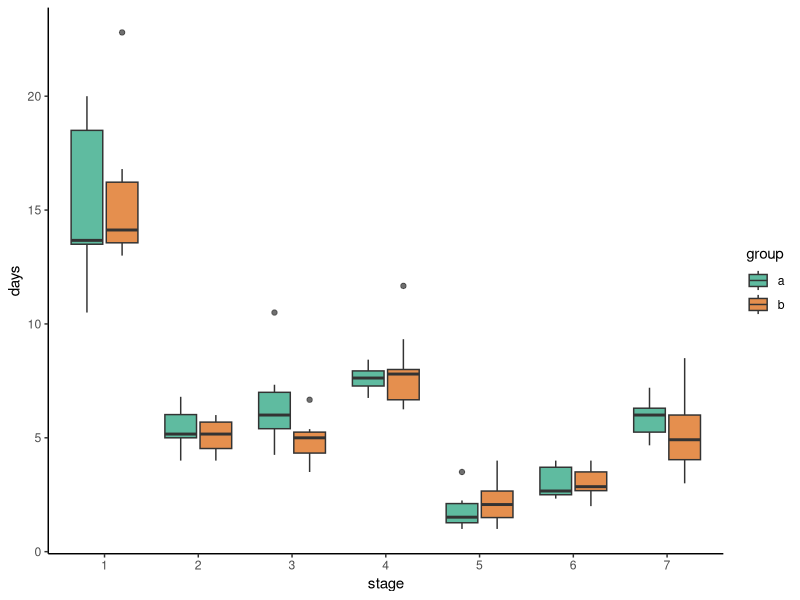
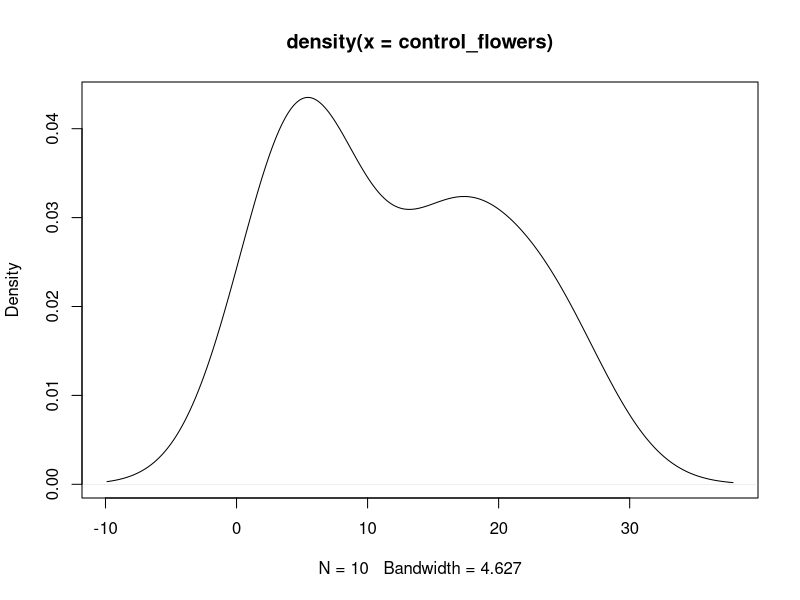
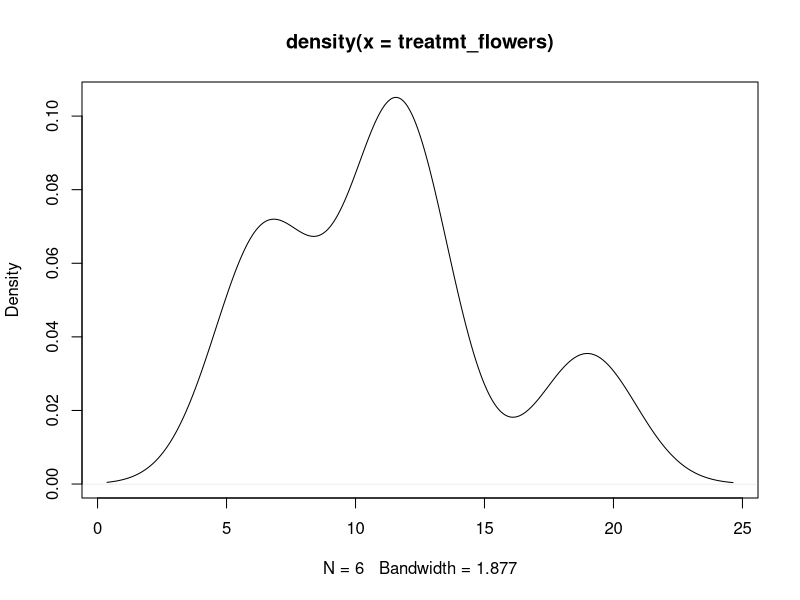

Source code (R) for these figures, in order:
library(here)
library(tidyverse)

# -----------------------
# import data

# Bird_exclusion_exp_2017.xslx ->
# broken into many .csvs (Bird_cage_x.csv, No_treat_x.csv) ->
# compiled (averaged) into means_bird_cage.csv and means_no_treat.csv -> (but did not consider that data was censored! I should maybe get these values AFTER the survival analysis) 
# combined into means_melted.csv 

# PROBLEM: how to estimate time per stage when both ends
# of each flowers' data is left and right censored?

# see: 'Clustered survival data' and
# see: https://stats.stackexchange.com/questions/199744/using-survival-analysis-with-multiple-events

mydata <- read.csv(here('Data/means_melted.csv'), header = TRUE)


as.factor(mydata$group)
mydata$stage<-as.factor(mydata$stage)
as.numeric(mydata$days)


ggplot(data = mydata, aes(x=stage, y=days)) + 
  theme_minimal() +
  geom_boxplot(aes(fill=group), alpha=0.7) +
  theme_bw() + 
  theme(panel.border = element_blank(), panel.grid.major = element_blank(), panel.grid.minor = element_blank(), axis.line = element_line(colour = "black")) +
  scale_fill_brewer(palette="Dark2")




# --------------------------------------------------
# does pollinator exclusion affect flower production?

control <- read.csv(file = here('Data/No_treat_compiled.csv'))
treatment <- read.csv(file = here('Data/Bird_cage_compiled.csv'))
unique(control$indiv_flower)
unique(treatment$indiv_flower)

control_flowers <- c(17, 4, 15, 4, 5, 7, 17, 24, 24, 5)
treatmt_flowers <- c(12, 7, 11, 6, 19, 12)


# is data normal?
plot(density(control_flowers))
plot(density(treatmt_flowers))

shapiro.test(control_flowers)
shapiro.test(treatmt_flowers)

# are means comparable between treatments?
wilcox.test(control_flowers, treatmt_flowers, paired = FALSE, alternative = "two.sided")
mean(control_flowers) #12.2
mean(treatmt_flowers) #11.2
sqrt(var(control_flowers)) #8.1
sqrt(var(treatmt_flowers)) #4.6



# ---------------------------------------
# estimate average duration for each stage

# bird cage data
# group stages as A:D
devbc <- 
  read.csv(here('Data/Bird_cage_compiled.csv')) %>% 
  mutate(new_stage = 
           case_when(stage == 1 ~ "A",
                     stage == 2 ~ "B",
                     stage == 3 ~ "B",
                     stage == 4 ~ "B",
                     stage == 5 ~ "C",
                     stage == 6 ~ "C",
                     stage == 7 ~ "D",
                     stage == 8 ~ "D"))

# estimate average duration (days)
# for each stage
devbc_avg <-
  devbc %>% 
  group_by(indiv_flower) %>% 
  count(new_stage) %>% 
  ungroup() %>% 
  group_by(new_stage) %>% 
  summarise(mean = mean(n)) 

# estimate variance
devbc_std <-
  devbc %>% 
  group_by(indiv_flower) %>% 
  count(new_stage) %>% 
  ungroup() %>% 
  group_by(new_stage) %>% 
  summarise(std = var(n))


